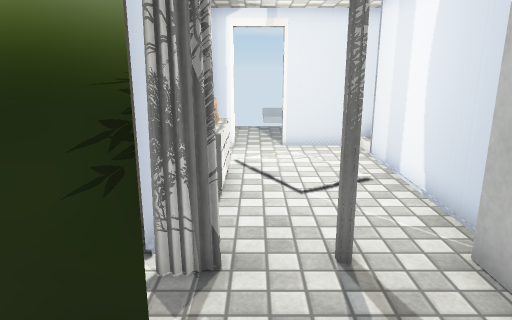
view 1 (above)

16 first-person views from a walk through a 3-D level made in the Unity game engine. The camera is 1.5 m above the floor, tilts 14° down and sees 70° across. The floor is counted in squares, 0.5 m on a side. Each view is taken from the middle of a square. On the plan, view 1 faces up. The plan holds only what a view shows up to about 20 squares ahead; the rest is blank. The place goes on beyond the plan. The player character is not drawn. Door leaves are left out, so doorways stand open. Some surface patterns are stand-ins.

view 2
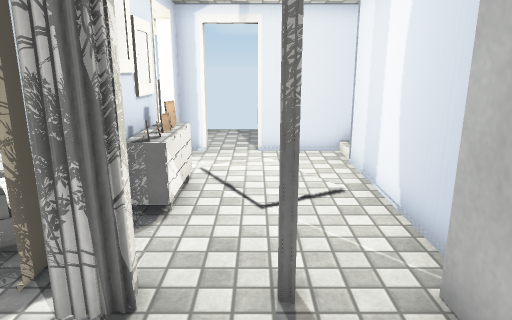

view 3
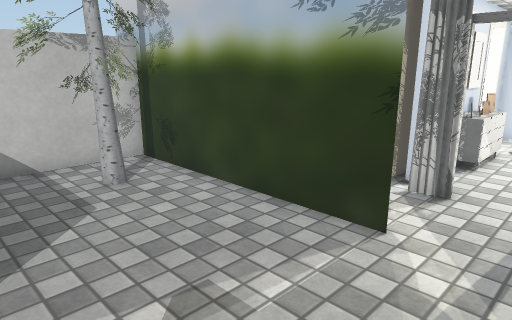

view 4
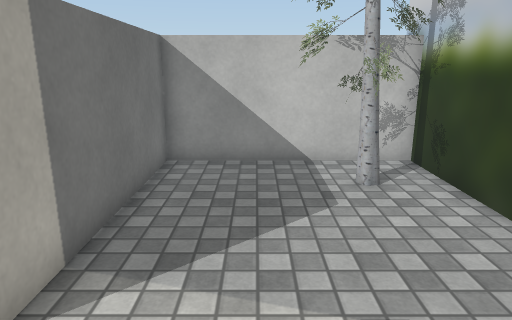

view 5
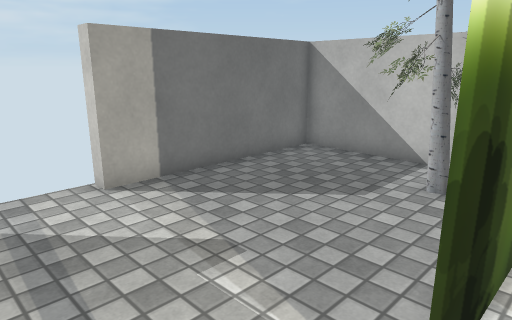

view 6
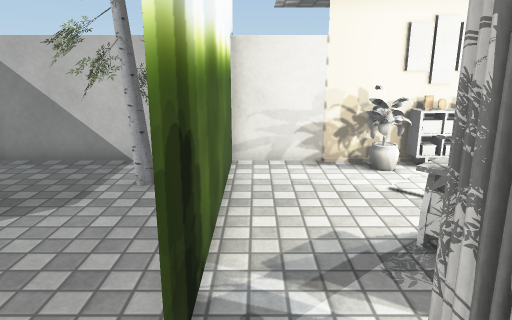

view 7
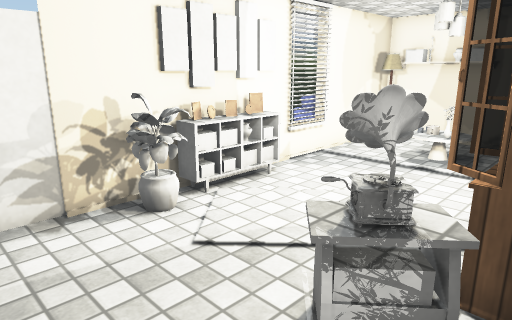

view 8
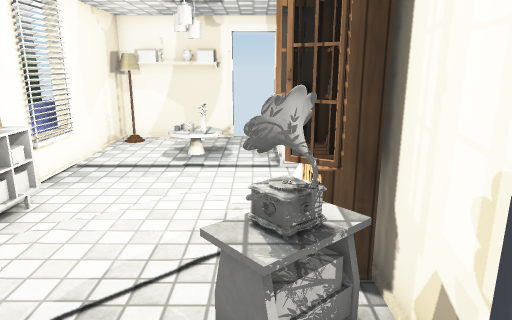

view 9
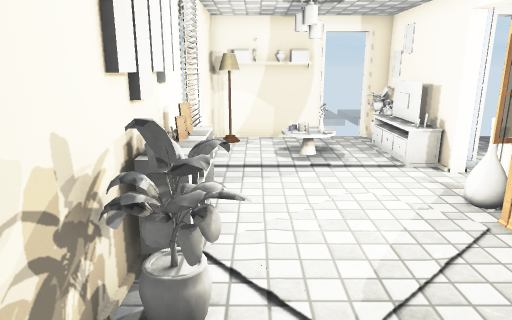

view 10
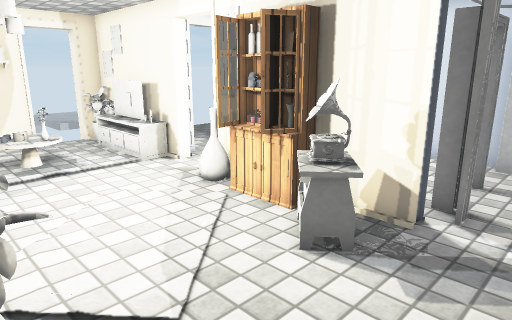

view 11
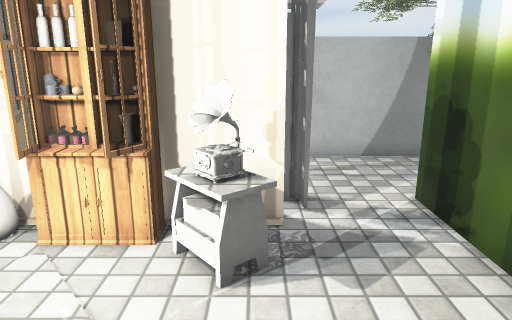

view 12
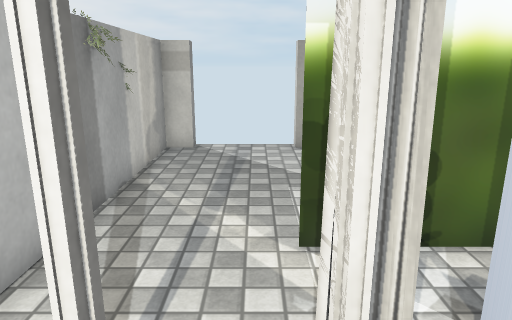

view 13
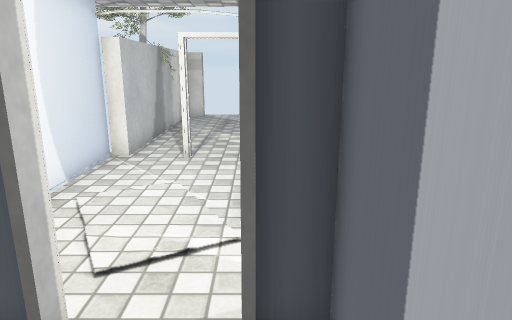

view 14
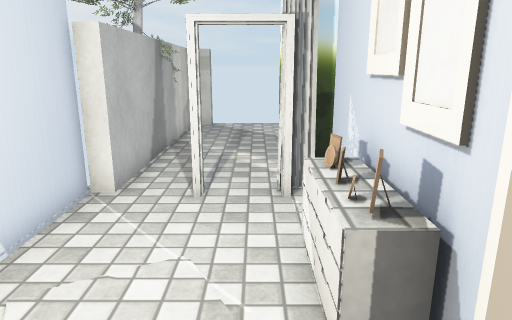

view 15
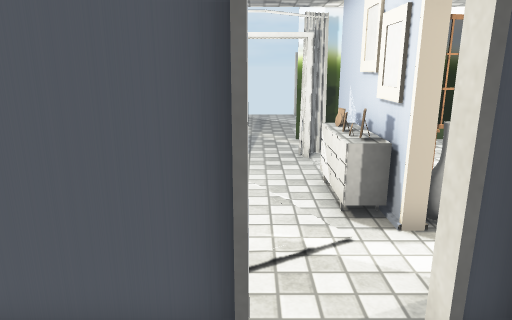

view 16
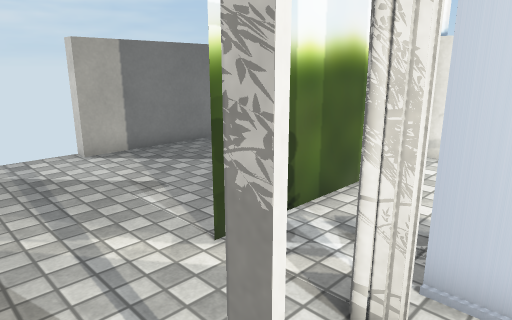

### Floor plan
Ten units are one square. View 1 is at (0, 0); x grows to the right and y downward. Boxes are objects, and circles mark ways between rooms. Rooms are numbered by the first view taken in them; rooms with no view inside come last. Other rooms are left out.
<svg viewBox="-105 -205 158 276">
<path fill="none" stroke="#000" d="M-55 4 -61 5 -55 4M-65 4 -55 3 -66 4M-71 14 -72 20M-6 -22 -100 -22M-74 -3 -71 1M-81 2 -90 0M-89 0 -80 2M-91 1 -84 3M24 66 24 60M35 60 35 -14M-99 -20 -99 60 -15 60 -15 66M15 -58 15 -51M13 -51 13 -57M-6 -55 -6 -51M42 -54 42 -129M-18 -116 -18 -54M-9 -145 -19 -145M-26 -22 -6 -22M35 -14 35 -54M48 -145 11 -145M-22 -101 -22 -116M-22 -135 -22 -194 -32 -194 -32 -200M-97 -145 -97 -122M-22 -54 -22 -81M-18 -54 -18 -60M-84 -194 -99 -194 -99 -20M-50 -200 -50 -194 -56 -194M-100 -22 -26 -22M-18 -171 -18 -137M10 -145 38 -145M-19 -145 -10 -145"/>
<rect x="-15" y="-115" width="10" height="40" fill="#bbb"><title>other object</title></rect>
<rect x="-95" y="-85" width="10" height="20" fill="#bbb"><title>other object</title></rect>
<rect x="-95" y="-95" width="10" height="10" fill="#bbb"><title>other object</title></rect>
<rect x="-95" y="-115" width="10" height="20" fill="#bbb"><title>other object</title></rect>
<rect x="-95" y="-195" width="20" height="10" fill="#bbb"><title>other object</title></rect>
<rect x="-75" y="-195" width="10" height="10" fill="#bbb"><title>other object</title></rect>
<rect x="-65" y="-195" width="10" height="10" fill="#bbb"><title>other object</title></rect>
<rect x="-45" y="-75" width="20" height="20" fill="#bbb"><title>other object</title></rect>
<rect x="-45" y="-105" width="10" height="20" fill="#bbb"><title>other object</title></rect>
<rect x="-35" y="-85" width="10" height="10" fill="#bbb"><title>other object</title></rect>
<rect x="-35" y="-95" width="10" height="10" fill="#bbb"><title>other object</title></rect>
<rect x="-35" y="-105" width="10" height="10" fill="#bbb"><title>other object</title></rect>
<rect x="-35" y="-115" width="10" height="10" fill="#bbb"><title>other object</title></rect>
<rect x="-35" y="-145" width="10" height="10" fill="#bbb"><title>other object</title></rect>
<rect x="-35" y="-165" width="10" height="20" fill="#bbb"><title>other object</title></rect>
<rect x="-35" y="-175" width="10" height="10" fill="#bbb"><title>other object</title></rect>
<rect x="-35" y="-185" width="10" height="10" fill="#bbb"><title>other object</title></rect>
<circle cx="10" cy="-20" r="3" fill="#2a7"/>
<circle cx="-15" cy="-35" r="3" fill="#2a7"/>
<circle cx="-20" cy="-125" r="3" fill="#2a7"/>
<circle cx="0" cy="-150" r="3" fill="#2a7"/>
<text x="-30" y="20">1</text>
<text x="10" y="-80">2</text>
<text x="-60" y="-110">3</text>
<text x="10" y="-180">4</text>
</svg>
Room 1 opens to room 2. Room 2 opens to room 3. Room 2 opens to room 4.

Where each view was taken, in squares from view 1:
view 1: 0 up, 0 right, facing up
view 2: 1 up, 1 right, facing up
view 3: 4 down, 2 right, facing up-left
view 4: 3 down, 2 right, facing left
view 5: 3 up, 2 right, facing down-left
view 6: 3 up, 2 right, facing left
view 7: 3 up, 2 left, facing up-left
view 8: 3 up, 4 left, facing up
view 9: 3 up, 8 left, facing up
view 10: 3 up, 9 left, facing up-right
view 11: 6 up, 9 left, facing right
view 12: 8 up, 0 right, facing down
view 13: 18 up, 1 left, facing down
view 14: 14 up, 0 right, facing down
view 15: 18 up, 1 right, facing down
view 16: 7 up, 3 right, facing down-left
